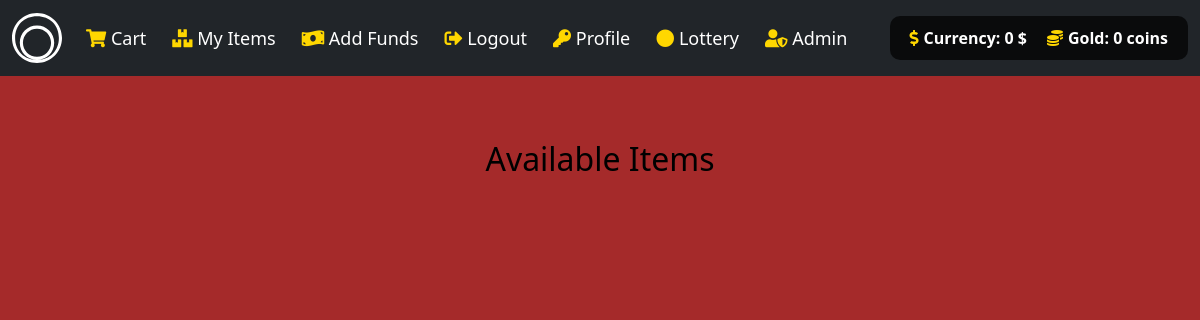
Before: /item/axe (signed in) with the older database file.
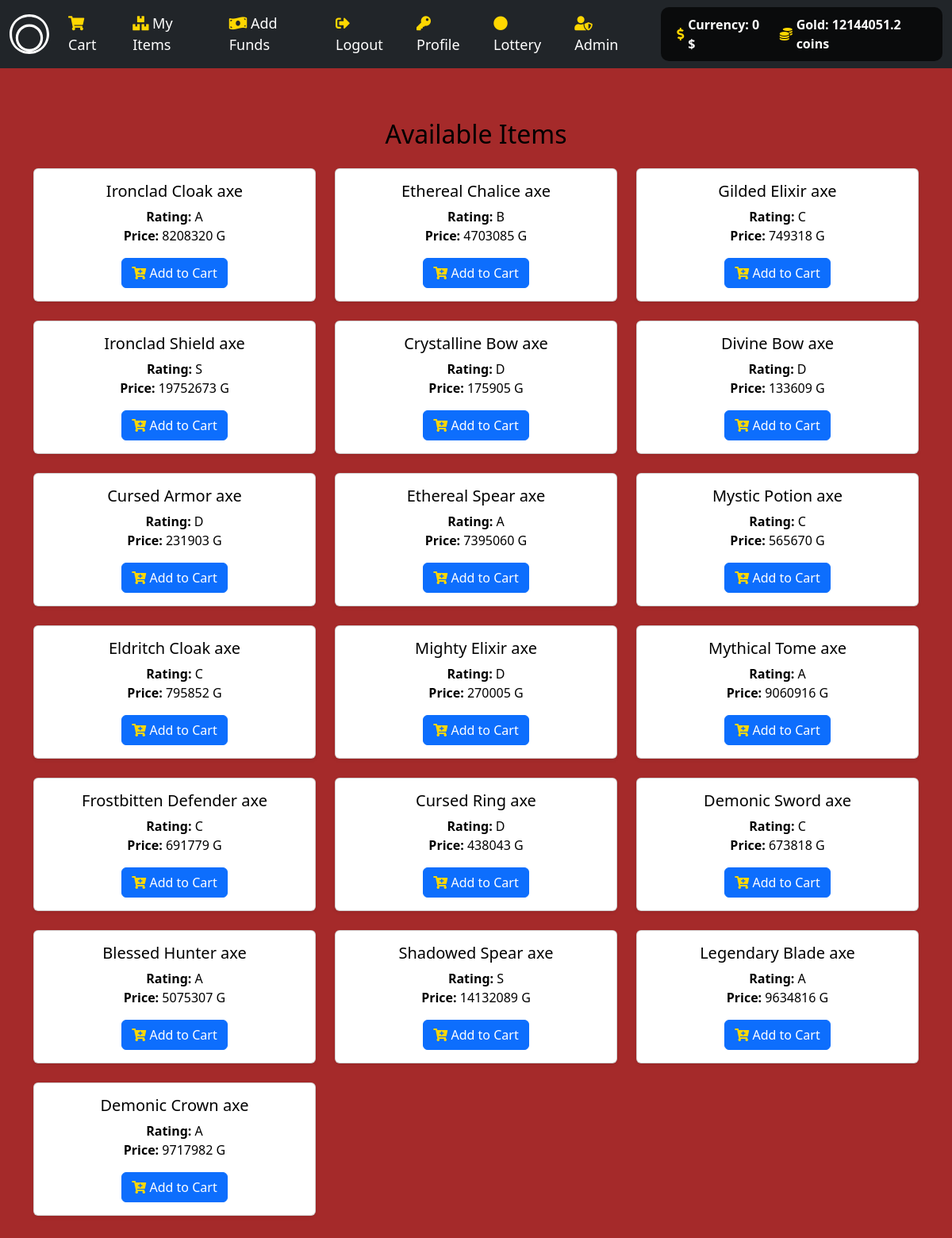
After: the same page with the newer database file.
### tables this page shows
CREATE TABLE user_store(ID int PRIMARY KEY,Funds int,Gold int);

CREATE TABLE object(Object_ID int PRIMARY KEY,
Object_Name varchar(100),
Object_type varchar(20),
listing varchar(2),
rating varchar(1),
price int,
image_src varchar(1000));

### main.py (the view)
@app.get("/item/{category}", response_class=HTMLResponse)
async def get_category_items(request: Request, category: str):
    if category not in categories:
        return HTMLResponse(content="Category not found", status_code=404)
    user = request.session.get("user")
    items = listed_object_data_generator(category)
    L = balance_checker(user)
    L = list(L[0])
    if category == "gold":
        return RedirectResponse("/gold")
    context = {
        "request": request,
        "items": items,
        "user": user,
        "cash": L[0],
        "cashG": L[1]
    }
    return templates.TemplateResponse(f"{category}.html", context)

### templates/axe.html
{% extends "sword.html" %}

### templates/sword.html (shortened to what this page needs)
{% extends "layout.html" %}
{% block main %}
<div class="container mt-3">
    <h2 class="mb-4 text-center">Available Items</h2>
    <div id="item-container" class="row">
        {% for i in items %}
        <div class="col-md-4 mb-4">
            <div class="card shadow-sm h-100">
                <div class="card-body">
                    <h5 class="card-title">{{ i[1] }}</h5>
                    <p class="card-text">
                        <strong>Rating:</strong> {{ i[4] }}<br>
                        <strong>Price:</strong> {{ i[5] }} G
                    </p>
                    <button onclick="addToCart( '{{ i[0] }}'  , '{{ i[2] }}')" class="btn btn-primary btn-block">
                        <i class="fas fa-cart-plus"></i> Add to Cart
                    </button>
                </div>
            </div>
        </div>
        {% endfor %}
    </div>
</div>
{% endblock %}

### templates/layout.html (shortened to what this page needs)
<!DOCTYPE html>
<html lang="en">
<head>
    <link href="https://cdn.jsdelivr.net/npm/bootstrap@5.2.3/dist/css/bootstrap.min.css" rel="stylesheet">
    <link href="https://cdnjs.cloudflare.com/ajax/libs/font-awesome/5.15.1/css/all.min.css" rel="stylesheet">
    <link href="/static/CSSS.css" rel="stylesheet">
</head>
<body>
    <nav class="navbar navbar-expand-lg navbar-dark bg-dark">
        <div class="container-fluid">
            <a class="navbar-brand" href="/">
            </a>
            <div class="collapse navbar-collapse" id="mynavbar">
                {% if user %}
                <ul class="navbar-nav me-auto">
                    <li class="nav-item"><a class="nav-link" href="/cart"><i class="fas fa-shopping-cart"></i> Cart</a></li>
                    <li class="nav-item"><a class="nav-link" href="/objs"><i class="fas fa-boxes"></i> My Items</a></li>
                    <li class="nav-item"><a class="nav-link" href="/buy"><i class="fas fa-money-bill-wave"></i> Add Funds</a></li>
                    <li class="nav-item"><a class="nav-link" href="/logout"><i class="fas fa-sign-out-alt"></i> Logout</a></li>
                    <li class="nav-item"><a class="nav-link" href="/profile"><i class="fas fa-key"></i> Profile </a></li>
                    <li class="nav-item"><a class="nav-link" href="/lottery-wheel"><i class="fas fa-circle"></i> Lottery</a></li>
                    {% if user == 1 %}
                    <li class="nav-item"><a class="nav-link" href="/admin"><i class="fas fa-user-shield"></i> Admin</a></li>
                    {% endif %}
                </ul>
                <div class="balance-widget">
                    <div class="value">
                        <i class="fas fa-dollar-sign"></i> Currency: {{ cash }} $
                    </div>
                    <div class="value">
                        <i class="fas fa-coins"></i> Gold: {{ cashG }} coins
                    </div>
                </div>
                {% else %}
                <ul class="navbar-nav me-auto">
                    <li class="nav-item"><a class="nav-link" href="/register"><i class="fas fa-user-plus"></i> Register</a></li>
                    <li class="nav-item"><a class="nav-link" href="/login"><i class="fas fa-sign-in-alt"></i> Login</a></li>
                </ul>
                {% endif %}
            </div>
        </div>
    </nav>
    <main class="container-fluid py-5 text-center main-content">
        {% block main %}{% endblock %}
    </main>
</body>
</html>

Changed rows visible on the page:
now on this page (row edited): user_store: Gold "12144051.2"
now on this page (row edited): object: Object_Name "Ironclad Cloak axe", rating "A", price "8208320"
now on this page (row edited): object: Object_Name "Ethereal Chalice axe", rating "B", price "4703085"
now on this page (row edited): object: Object_Name "Gilded Elixir axe", rating "C", price "749318"
added object: Object_Name "Ironclad Shield axe", rating "S", price "19752673"
added object: Object_Name "Crystalline Bow axe", rating "D", price "175905"
added object: Object_Name "Divine Bow axe", rating "D", price "133609"
added object: Object_Name "Cursed Armor axe", rating "D", price "231903"
added object: Object_Name "Ethereal Spear axe", rating "A", price "7395060"
added object: Object_Name "Mystic Potion axe", rating "C", price "565670"
added object: Object_Name "Eldritch Cloak axe", rating "C", price "795852"
added object: Object_Name "Mighty Elixir axe", rating "D", price "270005"
added object: Object_Name "Mythical Tome axe", rating "A", price "9060916"
added object: Object_Name "Frostbitten Defender axe", rating "C", price "691779"
added object: Object_Name "Cursed Ring axe", rating "D", price "438043"
added object: Object_Name "Demonic Sword axe", rating "C", price "673818"
added object: Object_Name "Blessed Hunter axe", rating "A", price "5075307"
added object: Object_Name "Shadowed Spear axe", rating "S", price "14132089"
added object: Object_Name "Legendary Blade axe", rating "A", price "9634816"
added object: Object_Name "Demonic Crown axe", rating "A", price "9717982"
Other visible differences:
{{ cashG }}: "0" → (not shown)
